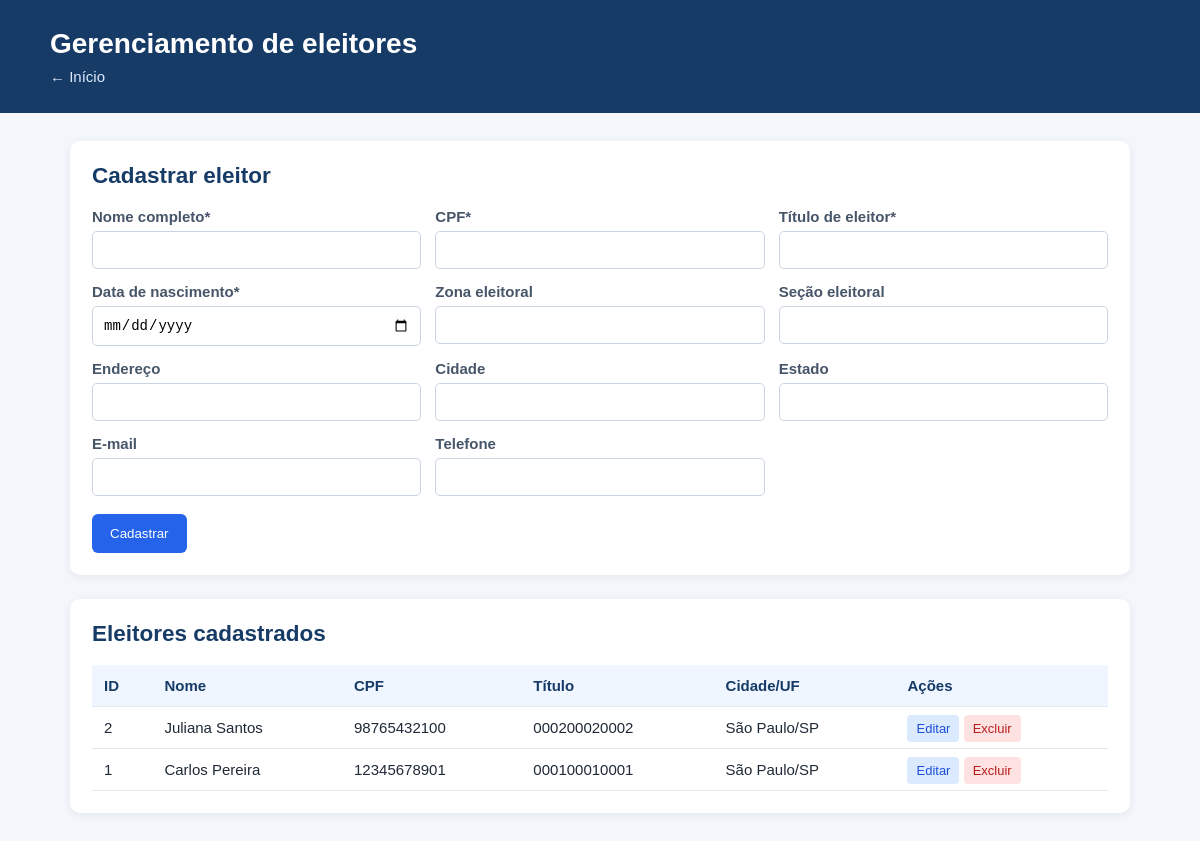
Screenshot of /eleitores.php with the database file from the repository.
### tables this page shows
CREATE TABLE eleitor1 (
    id_eleitor INT UNSIGNED AUTO_INCREMENT PRIMARY KEY,
    nome_completo VARCHAR(120) NOT NULL,
    cpf CHAR(11) NOT NULL,
    titulo_eleitor VARCHAR(20) NOT NULL,
    data_nascimento DATE NOT NULL,
    zona_eleitoral INT UNSIGNED NULL,
    secao_eleitoral INT UNSIGNED NULL,
    endereco VARCHAR(180) NULL,
    cidade VARCHAR(80) NULL,
    estado CHAR(2) NULL,
    email VARCHAR(120) NULL,
    telefone VARCHAR(20) NULL,
    criado_em TIMESTAMP NOT NULL DEFAULT CURRENT_TIMESTAMP,
    atualizado_em TIMESTAMP NOT NULL DEFAULT CURRENT_TIMESTAMP ON UPDATE CURRENT_TIMESTAMP,
    CONSTRAINT uq_eleitor_cpf UNIQUE (cpf),
    CONSTRAINT uq_eleitor_titulo UNIQUE (titulo_eleitor),
    CONSTRAINT uq_eleitor_email UNIQUE (email)
);

### eleitores.php (the view, shortened to what this page needs)
<?php
require 'config.php';
$editando = false;
$registro = ['id_eleitor' => '', 'nome_completo' => '', 'cpf' => '', 'titulo_eleitor' => '', 'data_nascimento' => '', 'zona_eleitoral' => '', 'secao_eleitoral' => '', 'endereco' => '', 'cidade' => '', 'estado' => '', 'email' => '', 'telefone' => ''];
$lista = $pdo->query('SELECT * FROM eleitor1 ORDER BY id_eleitor DESC')->fetchAll();
?>
<!DOCTYPE html>
<html lang="pt-BR">
<head>
    <link rel="stylesheet" href="style.css">
</head>
<body>
    <header>
        <h1>Gerenciamento de eleitores</h1>
        <p><a href="index.php">← Início</a></p>
    </header>
    <main class="container">
        <section class="form-box">
            <h2><?= $editando ? 'Editar eleitor' : 'Cadastrar eleitor' ?></h2>
            <form method="post"><input type="hidden" name="id_eleitor" value="<?= htmlspecialchars($registro['id_eleitor']) ?>">
                <div class="grid">
                    <label>Nome completo*<input required name="nome_completo" value="<?= htmlspecialchars($registro['nome_completo']) ?>"></label><label>CPF*<input required name="cpf" maxlength="14" value="<?= htmlspecialchars($registro['cpf']) ?>"></label><label>Título de eleitor*<input required name="titulo_eleitor" value="<?= htmlspecialchars($registro['titulo_eleitor']) ?>"></label><label>Data de nascimento*<input required type="date" name="data_nascimento" value="<?= htmlspecialchars($registro['data_nascimento']) ?>"></label><label>Zona eleitoral<input type="number" name="zona_eleitoral" value="<?= htmlspecialchars($registro['zona_eleitoral']) ?>"></label><label>Seção eleitoral<input type="number" name="secao_eleitoral" value="<?= htmlspecialchars($registro['secao_eleitoral']) ?>"></label><label>Endereço<input name="endereco" value="<?= htmlspecialchars($registro['endereco']) ?>"></label><label>Cidade<input name="cidade" value="<?= htmlspecialchars($registro['cidade']) ?>"></label><label>Estado<input maxlength="2" name="estado" value="<?= htmlspecialchars($registro['estado']) ?>"></label><label>E-mail<input type="email" name="email" value="<?= htmlspecialchars($registro['email']) ?>"></label><label>Telefone<input name="telefone" value="<?= htmlspecialchars($registro['telefone']) ?>"></label>
                </div><button type="submit"><?= $editando ? 'Atualizar' : 'Cadastrar' ?></button><?php if ($editando): ?><a class="cancelar" href="eleitores.php">Cancelar</a><?php endif; ?>
            </form>
        </section>
        <section>
            <h2>Eleitores cadastrados</h2>
            <div class="table-wrap">
                <table>
                    <tr>
                        <th>ID</th>
                        <th>Nome</th>
                        <th>CPF</th>
                        <th>Título</th>
                        <th>Cidade/UF</th>
                        <th>Ações</th>
                    </tr><?php foreach ($lista as $item): ?><tr>
                            <td><?= $item['id_eleitor'] ?></td>
                            <td><?= htmlspecialchars($item['nome_completo']) ?></td>
                            <td><?= htmlspecialchars($item['cpf']) ?></td>
                            <td><?= htmlspecialchars($item['titulo_eleitor']) ?></td>
                            <td><?= htmlspecialchars($item['cidade'] . '/' . $item['estado']) ?></td>
                            <td><a class="acao editar" href="?editar=<?= $item['id_eleitor'] ?>">Editar</a> <a class="acao excluir" href="?excluir=<?= $item['id_eleitor'] ?>" onclick="return confirm('Excluir este eleitor?')">Excluir</a></td>
                        </tr><?php endforeach; ?>
                </table>
            </div>
        </section>
    </main>
</body>
</html>

### style.css (style rules this page uses)
* { box-sizing: border-box; }
body { margin: 0; background: #f3f6fa; color: #1f2937; font: 15px Arial, sans-serif; }
header { background: #173b67; color: #fff; padding: 28px max(20px, calc((100% - 1100px) / 2)); }
header h1 { margin: 0 0 8px; font-size: 28px; }
header p { margin: 0; }
header a { color: #dbeafe; text-decoration: none; }
.container { max-width: 1100px; margin: 28px auto; padding: 0 20px; }
h2 { color: #173b67; margin-top: 0; }
.menu a, button { display: inline-block; background: #2563eb; color: #fff; border: 0; border-radius: 6px; padding: 12px 18px; text-decoration: none; cursor: pointer; }
.info, .form-box, section:not(.cards):not(.menu) { background: #fff; padding: 22px; border-radius: 10px; box-shadow: 0 2px 8px #0001; margin-bottom: 24px; }
.grid { display: grid; grid-template-columns: repeat(3, 1fr); gap: 14px; margin-bottom: 18px; }
label { font-weight: bold; color: #475569; }
input { display: block; width: 100%; margin-top: 6px; border: 1px solid #cbd5e1; border-radius: 5px; padding: 10px; font-size: 14px; }
table { border-collapse: collapse; width: 100%; min-width: 720px; }
th, td { border-bottom: 1px solid #e2e8f0; padding: 12px; text-align: left; }
th { background: #eff6ff; color: #173b67; }
.table-wrap { overflow-x: auto; }
.acao { padding: 6px 9px; border-radius: 4px; text-decoration: none; font-size: 13px; }
.editar { background: #dbeafe; color: #1d4ed8; }
.excluir { background: #fee2e2; color: #b91c1c; }

### rows the page displays
eleitor1: id_eleitor "2", nome_completo "Juliana Santos", cpf "98765432100", titulo_eleitor "000200020002", cidade+estado "São Paulo/SP"
eleitor1: id_eleitor "1", nome_completo "Carlos Pereira", cpf "12345678901", titulo_eleitor "000100010001", cidade+estado "São Paulo/SP"
